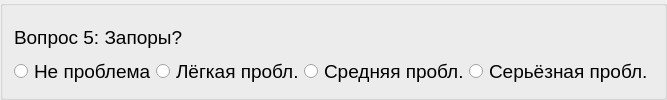
          <widget class="QGroupBox" name="block4_item05">
           <layout class="QVBoxLayout" name="verticalLayout_66">
            <property name="spacing">
             <number>0</number>
            </property>
            <item>
             <widget class="QLabel" name="label_73">
              <property name="font">
               <font>
                <pointsize>14</pointsize>
               </font>
              </property>
              <property name="text">
               <string>Вопрос 5: Запоры?</string>
              </property>
              <property name="alignment">
               <set>Qt::AlignLeading|Qt::AlignLeft|Qt::AlignVCenter</set>
              </property>
              <property name="wordWrap">
               <bool>true</bool>
              </property>
             </widget>
            </item>
            <item>
             <layout class="QHBoxLayout" name="_66">
              <property name="spacing">
               <number>0</number>
              </property>
              <item>
               <widget class="QRadioButton" name="radioButton_206">
                <property name="font">
                 <font>
                  <pointsize>14</pointsize>
                 </font>
                </property>
                <property name="text">
                 <string>Не проблема</string>
                </property>
               </widget>
              </item>
              <item>
               <widget class="QRadioButton" name="radioButton_207">
                <property name="font">
                 <font>
                  <pointsize>14</pointsize>
                 </font>
                </property>
                <property name="text">
                 <string>Лёгкая пробл.</string>
                </property>
               </widget>
              </item>
              <item>
               <widget class="QRadioButton" name="radioButton_208">
                <property name="font">
                 <font>
                  <pointsize>14</pointsize>
                 </font>
                </property>
                <property name="text">
                 <string>Средняя пробл.</string>
                </property>
               </widget>
              </item>
              <item>
               <widget class="QRadioButton" name="radioButton_209">
                <property name="font">
                 <font>
                  <pointsize>14</pointsize>
                 </font>
                </property>
                <property name="text">
                 <string>Серьёзная пробл.</string>
                </property>
               </widget>
              </item>
             </layout>
            </item>
           </layout>
          </widget>
